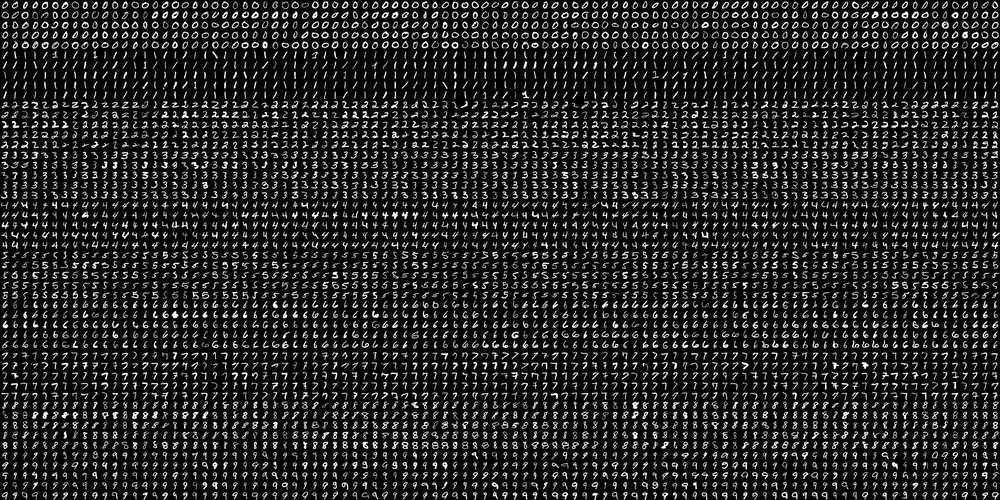
#> input picture code/ML/digits.png, 1000 x 500 px, shrunk from 2000 x 1000 before the run
$ python colorHisto.py --image ML/digits.png
#> lines starting #> are read from the running program, lines starting #| are printed output that depends on the picture
import numpy as np
import argparse
import cv2
from matplotlib import pyplot as plt

ap=argparse.ArgumentParser()
ap.add_argument("-i","--image",help="Path To Image")

args=vars(ap.parse_args())

img=cv2.imread(args["image"])
#> img is the input picture: shape (500, 1000, 3); min 0, max 255, mean 36.1

(b,g,r)=cv2.split(img)

plt.figure()
plt.title("Histogram for grayscale image")
plt.xlabel("Bins")
plt.ylabel("# of Pixels")
histB=cv2.calcHist([b],[0],None,[256],[0,256])
#> histB = 256 values, max 234928 at index 0, min 223 at index 245, mean 1953.1
plt.plot(histB,color="b")
plt.xlim([0,256])
histG=cv2.calcHist([g],[0],None,[256],[0,256])
#> histG has the same summary as histB
plt.plot(histG,color="g")
plt.xlim([0,256])
histG=cv2.calcHist([r],[0],None,[256],[0,256])
plt.plot(histG,color="r")
plt.xlim([0,256])

plt.show()
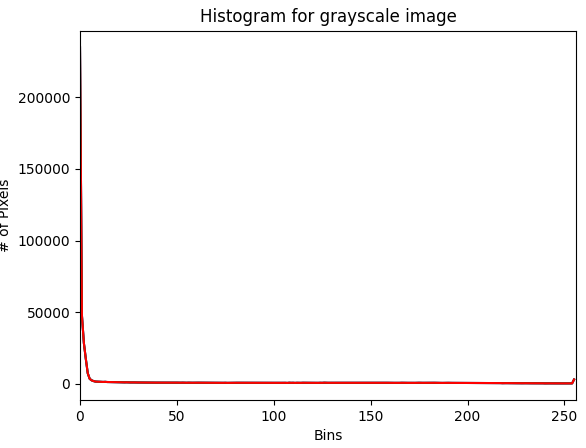
#> figure drawn by matplotlib, 1 panel; curve peaks at x = 0, y = 234928; curve peaks at x = 0, y = 234928; curve peaks at x = 0, y = 234928
cv2.imshow("original",img)
cv2.waitKey(0)
